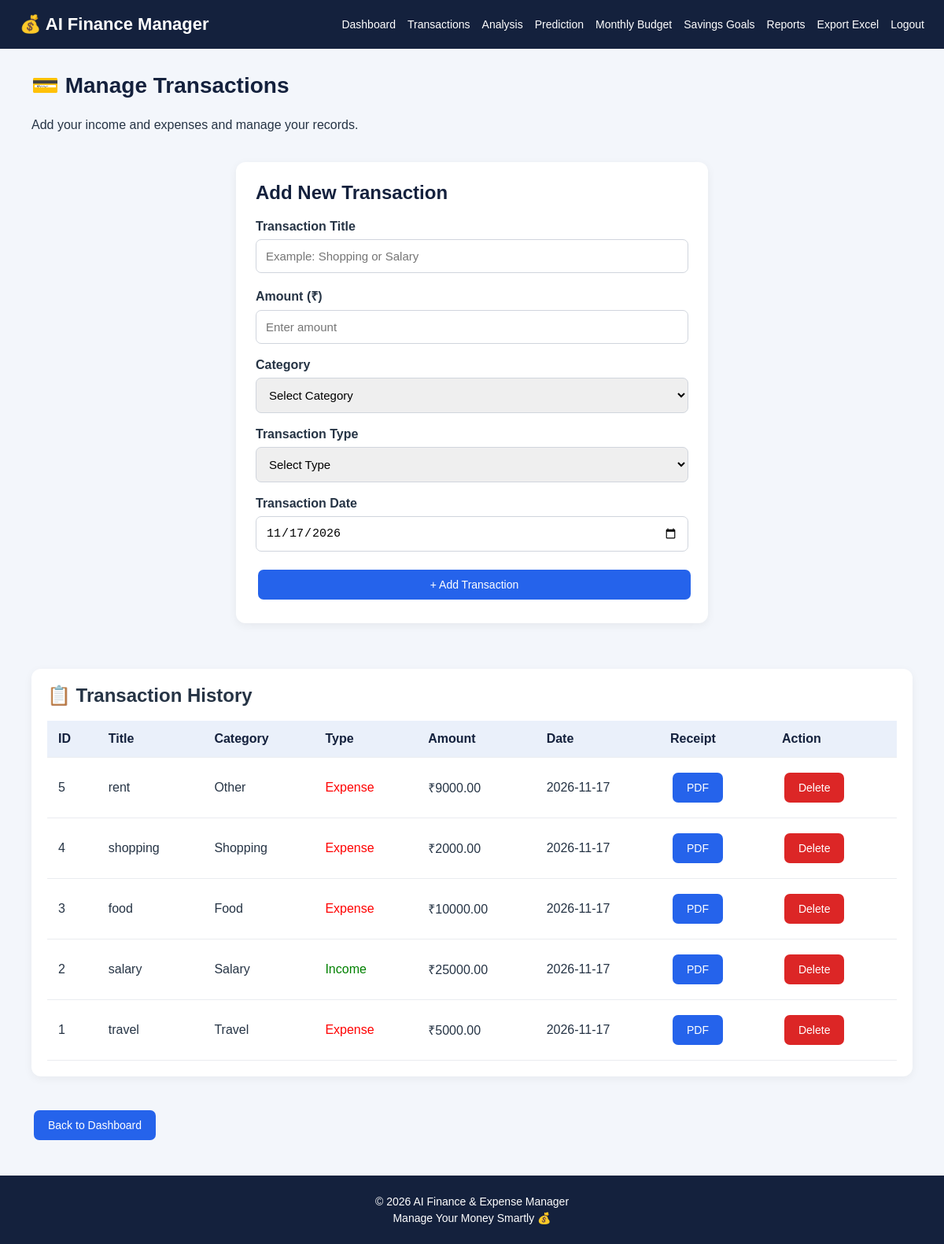
Screenshot of /transactions (signed in) with the database file from the repository.
### tables this page shows
CREATE TABLE transactions (
            id INTEGER PRIMARY KEY AUTOINCREMENT,
            user_id INTEGER NOT NULL,
            title TEXT NOT NULL,
            amount REAL NOT NULL,
            category TEXT NOT NULL,
            type TEXT NOT NULL,
            transaction_date TEXT NOT NULL
        );

### app.py (the view, shortened to what this page needs)
@app.route("/transactions", methods=["GET", "POST"])
def transactions():
    if not login_required():
        return redirect(url_for("login"))
    user_id = session["user_id"]
    search = request.args.get("search", "").strip()
    transaction_type = request.args.get("type", "")
    category = request.args.get("category", "")
    query = "SELECT * FROM transactions WHERE user_id=?"
    values = [user_id]
    if search:
        query += " AND title LIKE ?"
        values.append("%" + search + "%")
    if transaction_type in ["Income", "Expense"]:
        query += " AND type=?"
        values.append(transaction_type)
    if category in INCOME_CATEGORIES + EXPENSE_CATEGORIES:
        query += " AND category=?"
        values.append(category)
    query += " ORDER BY transaction_date DESC, id DESC"
    con = connect()
    records = con.execute(query, values).fetchall()
    con.close()
    return render_template(
        "transaction.html",
        records=records,
        today=date.today().isoformat(),
        income_categories=INCOME_CATEGORIES,
        expense_categories=EXPENSE_CATEGORIES,
        search=search,
        selected_type=transaction_type,
        selected_category=category
    )

### app.py (called while the page is built)
def connect():
    con = sqlite3.connect("finance.db")
    con.row_factory = sqlite3.Row
    return con

def login_required():
    return "user_id" in session

### template/transaction.html (shortened to what this page needs)
{% extends "base.html" %}
{% block content %}
<div class="container">
    <h1 class="page-title">💳 Manage Transactions</h1>
    <p>Add your income and expenses and manage your records.</p>
    <br>
    <div class="form-box">
        <h2>Add New Transaction</h2>
        <form method="POST" action="{{ url_for('transactions') }}">
            <div class="form-group">
                <label>Transaction Title</label>
                <input
                    type="text"
                    name="title"
                    placeholder="Example: Shopping or Salary"
                    required
                >
            </div>
            <div class="form-group">
                <label>Amount (₹)</label>
                <input
                    type="number"
                    name="amount"
                    placeholder="Enter amount"
                    min="0.01"
                    step="0.01"
                    required
                >
            </div>
            <div class="form-group">
                <label>Category</label>
                <select name="category" required>
                    <option value="">Select Category</option>
                </select>
            </div>
            <div class="form-group">
                <label>Transaction Type</label>
                <select name="type" required>
                    <option value="">Select Type</option>
                </select>
            </div>
            <div class="form-group">
                <label>Transaction Date</label>
                <input
                    type="date"
                    name="transaction_date"
                    value="{{ today }}"
                    required
                >
            </div>
            <button type="submit" class="btn" style="width:100%;">
                + Add Transaction
            </button>
        </form>
    </div>
    <br>
    <div class="table-box">
        <h2>📋 Transaction History</h2>
        <br>
        <table>
            <tr>
                <th>ID</th>
                <th>Title</th>
                <th>Category</th>
                <th>Type</th>
                <th>Amount</th>
                <th>Date</th>
                <th>Receipt</th>
                <th>Action</th>
            </tr>
            {% for item in records %}
            <tr>
                <td>{{ item['id'] }}</td>
                <td>{{ item['title'] }}</td>
                <td>{{ item['category'] }}</td>
                <td>
                    {% if item['type'] == 'Income' %}
                        <span style="color:green;">
                            Income
                        </span>
                    {% else %}
                        <span style="color:red;">
                            Expense
                        </span>
                    {% endif %}
                </td>
                <td>₹{{ "%.2f"|format(item['amount']) }}</td>
                <td>{{ item['transaction_date'] }}</td>
                <td>
                    <a href="{{ url_for('receipt', id=item['id']) }}"
                       class="btn">
                        PDF
                    </a>
                </td>
                <td>
                    <a href="{{ url_for('delete_transaction', id=item['id']) }}"
                       class="btn btn-danger"
                       onclick="return confirm('Are you sure you want to delete this transaction?')">
                        Delete
                    </a>
                </td>
            </tr>
            {% else %}
            <tr>
                <td colspan="8" style="text-align:center;">
                    No transactions found. Add your first transaction!
                </td>
            </tr>
            {% endfor %}
        </table>
    </div>
    <br>
    <a href="{{ url_for('dashboard') }}" class="btn">
        Back to Dashboard
    </a>
</div>
{% endblock %}

### static/style.css (style rules this page uses)
* { margin: 0; padding: 0; box-sizing: border-box; }
body { font-family: Arial, sans-serif; background: #f3f6fb; color: #263445; min-height: 100vh; }
.container { max-width: 1200px; margin: 30px auto; padding: 0 20px; min-height: 70vh; }
.page-title { font-size: 28px; margin-bottom: 25px; color: #14213d; }
.btn { display: inline-block; background: #2563eb; color: white; padding: 11px 18px; border: none; border-radius: 7px; text-decoration: none; cursor: pointer; font-size: 14px; margin: 5px 3px; }
.btn-danger { background: #dc2626; }
.form-box { max-width: 600px; background: white; padding: 25px; border-radius: 12px; margin: 20px auto; box-shadow: 0 3px 12px rgba(0,0,0,0.06); }
.form-box h2 { margin-bottom: 20px; color: #14213d; }
.form-group { margin-bottom: 18px; }
.form-group label { display: block; margin-bottom: 7px; font-weight: bold; }
.form-group input, .form-group select, .form-group textarea { width: 100%; padding: 12px; border: 1px solid #d0d5dd; border-radius: 7px; font-size: 15px; }
.table-box { background: white; padding: 20px; border-radius: 12px; overflow-x: auto; margin: 20px 0; box-shadow: 0 3px 12px rgba(0,0,0,0.05); }
table { width: 100%; border-collapse: collapse; }
th, td { padding: 14px; text-align: left; border-bottom: 1px solid #eaecf0; }
th { background: #eaf0fa; color: #14213d; }

### rows the page displays
transactions: id "5", title "rent", category "Other", type "Expense", amount "9000.00", transaction_date "2026-11-17"
transactions: id "4", title "shopping", category "Shopping", type "Expense", amount "2000.00", transaction_date "2026-11-17"
transactions: id "3", title "food", category "Food", type "Expense", amount "10000.00", transaction_date "2026-11-17"
transactions: id "2", title "salary", category "Salary", type "Income", amount "25000.00", transaction_date "2026-11-17"
transactions: id "1", title "travel", category "Travel", type "Expense", amount "5000.00", transaction_date "2026-11-17"
